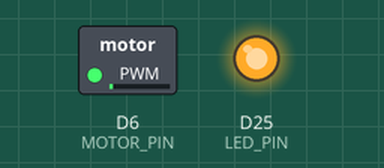
Simulated run of this sketch. Board: Arduino Due. Shown: switched loads named in the sketch (green lamp = pin HIGH), output pins drawn as LEDs (lit = HIGH).

Above: at 0.05 s.
At 6.35 s:
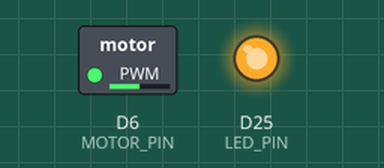
At 9.5 s:
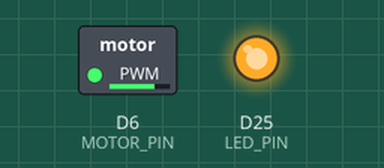
At 12.7 s:
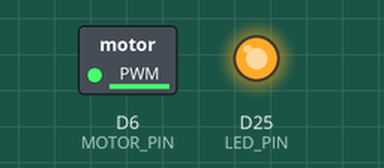
Timing chart, 0 to 16.6 s (numbered marks = the images above):
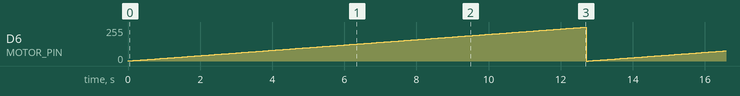

Measured:
- by itself, D6 (MOTOR_PIN): ramps from 0/255 to 254/255 and jumps back, once every 12.8 s

The sketch:

sparkmini_test.ino
```cpp
#define MOTOR_PIN 6
//#define MOTOR_FREQ 300
// #define MOTOR_FREQ 250000000000
#define MOTOR_FREQ 667
#define LED_PIN 25

int speed = 0;

void setup() {
  // put your setup code here, to run once:
  pinMode(MOTOR_PIN, OUTPUT);
  analogWriteResolution(8);

  pinMode(LED_PIN, OUTPUT);
  analogWriteFreq(MOTOR_FREQ); // idk if this is an actual function
  digitalWrite(LED_PIN, HIGH);
}

void loop() {
  // digitalWrite(LED_PIN, HIGH);
  // delay(200);
  // digitalWrite(LED_PIN, LOW);
  // delay(200);
  // put your main code here, to run repeatedly:
  speed++;

  if (speed >= 255) {
    speed = 0;
  }

  analogWrite(MOTOR_PIN, speed);

  delay(50);

  // delay(200);
}
```
